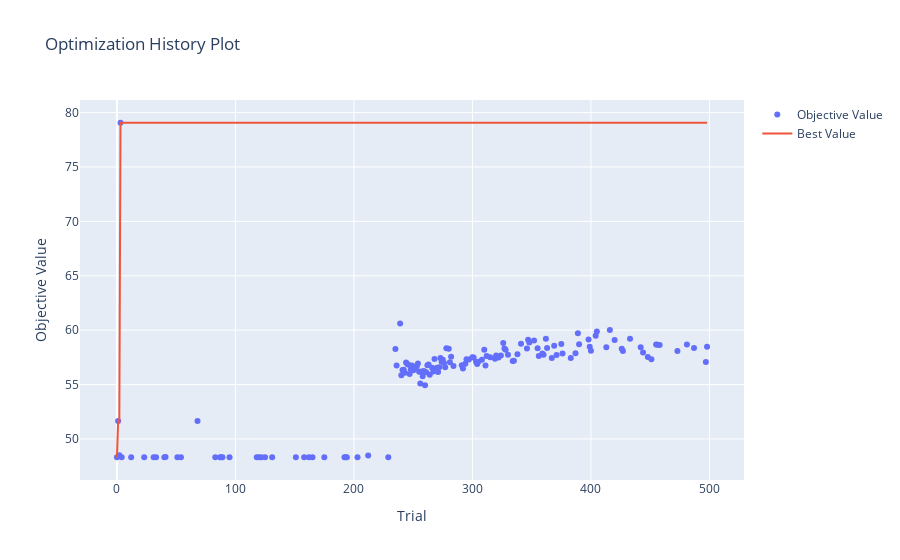

Source (notebook cell):
### Code cell
optuna.visualization.plot_optimization_history(study)

### Figure 1 — Plotly figure (JSON) as saved in the notebook; plotly's stock layout.template omitted (floating-point values rounded to 4 significant figures; data arrays with more than 128 entries replaced by an {"elided": "..."} marker saying what was removed)
{"data": [{"mode": "markers", "name": "Objective Value", "type": "scatter", "x": {"elided": "148 int values"}, "y": {"elided": "148 float values"}}, {"name": "Best Value", "type": "scatter", "x": {"elided": "148 int values"}, "y": {"elided": "148 float values"}}], "layout": {"title": {"text": "Optimization History Plot"}, "xaxis": {"title": {"text": "Trial"}}, "yaxis": {"title": {"text": "Objective Value"}}}}
